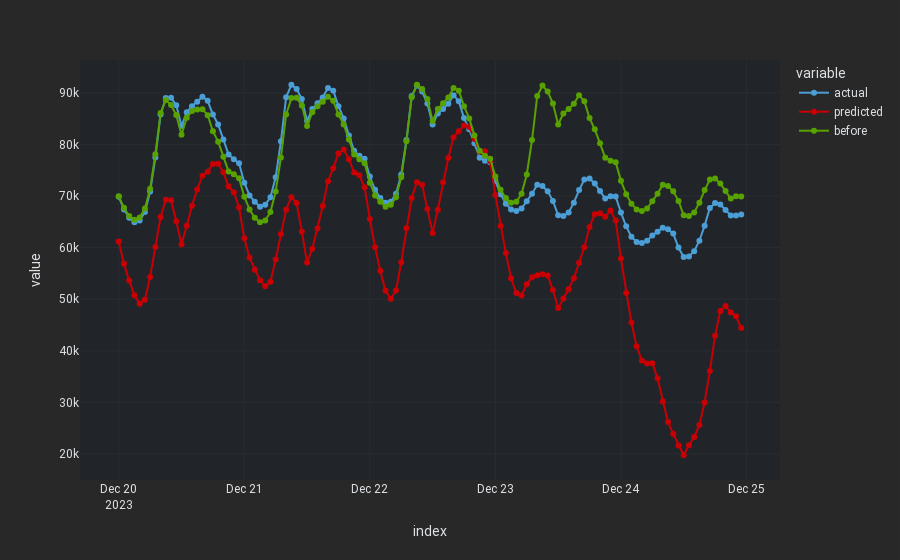

The notebook cell saved with this chart:
### Code cell
## import plotly.express as px
from dash_bootstrap_templates import load_figure_template
load_figure_template(["minty",  "minty_dark", 'cyborg', 'cyborg_dark'])

data = actual_predicted_df.loc['2023-12-20':'2023-12-24']
fig = px.line( data[['actual', 'predicted','before']], markers=True, template='cyborg_dark')
fig.show()
